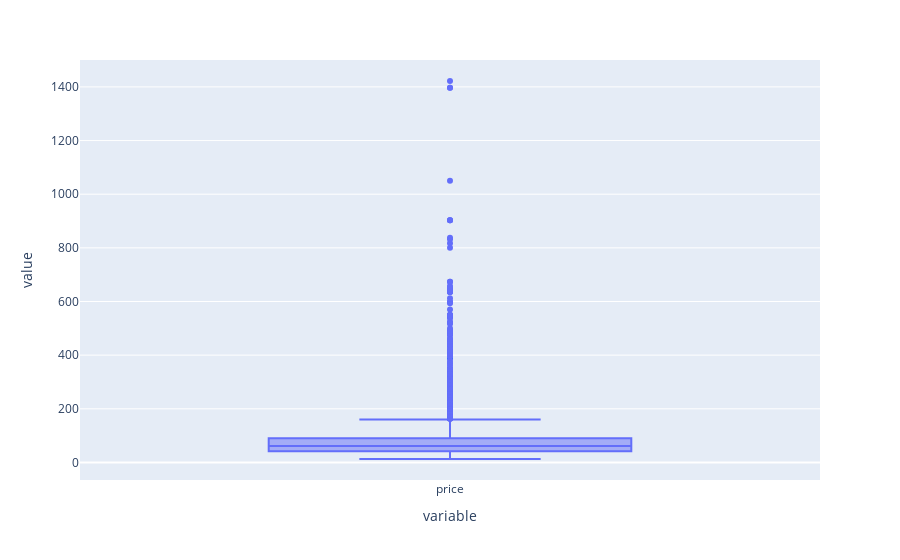

The notebook cell this image was saved under:
### Markdown cell above
# Outliers

### Code cell
px.box(data['price'])

### Figure 1 — Plotly figure (JSON) as saved in the notebook; plotly's stock layout.template omitted (floating-point values rounded to 4 significant figures; data arrays with more than 128 entries replaced by an {"elided": "..."} marker saying what was removed)
{"data": [{"alignmentgroup": "True", "hovertemplate": "variable=%{x}<br>value=%{y}<extra></extra>", "legendgroup": "", "marker": {"color": "#636efa"}, "name": "", "notched": false, "offsetgroup": "", "orientation": "v", "showlegend": false, "type": "box", "x": {"elided": "2620 str values"}, "x0": " ", "xaxis": "x", "y": {"elided": "2620 float values"}, "y0": " ", "yaxis": "y"}], "layout": {"autosize": true, "boxmode": "group", "legend": {"tracegroupgap": 0}, "margin": {"t": 60}, "xaxis": {"anchor": "y", "autorange": true, "domain": [0, 1], "range": [-0.5, 0.5], "title": {"text": "variable"}, "type": "category"}, "yaxis": {"anchor": "x", "autorange": true, "domain": [0, 1], "range": [-65.46, 1500.0], "title": {"text": "value"}, "type": "linear"}}}
